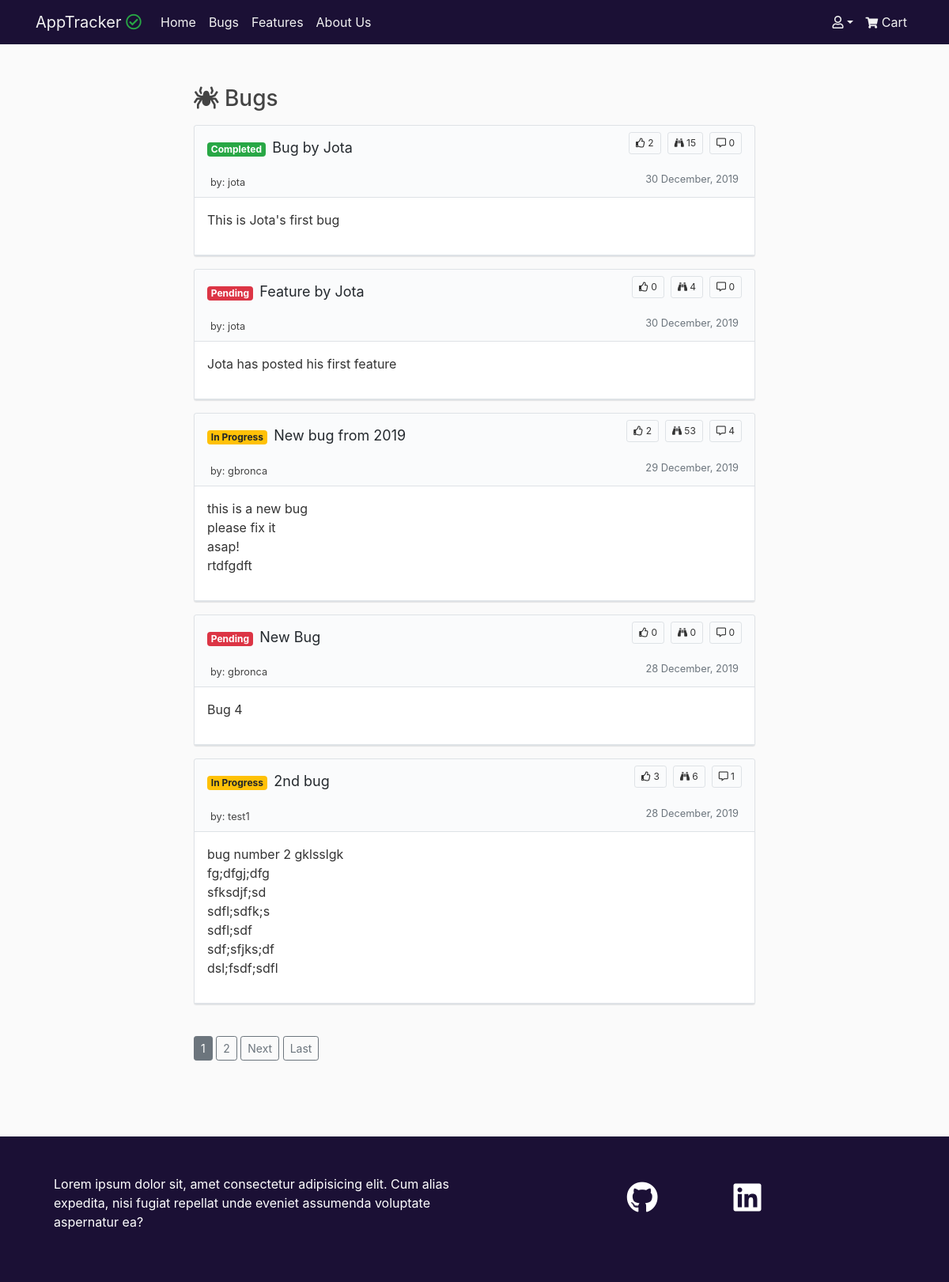
Before: /tickets/bugs/ with the older database file.
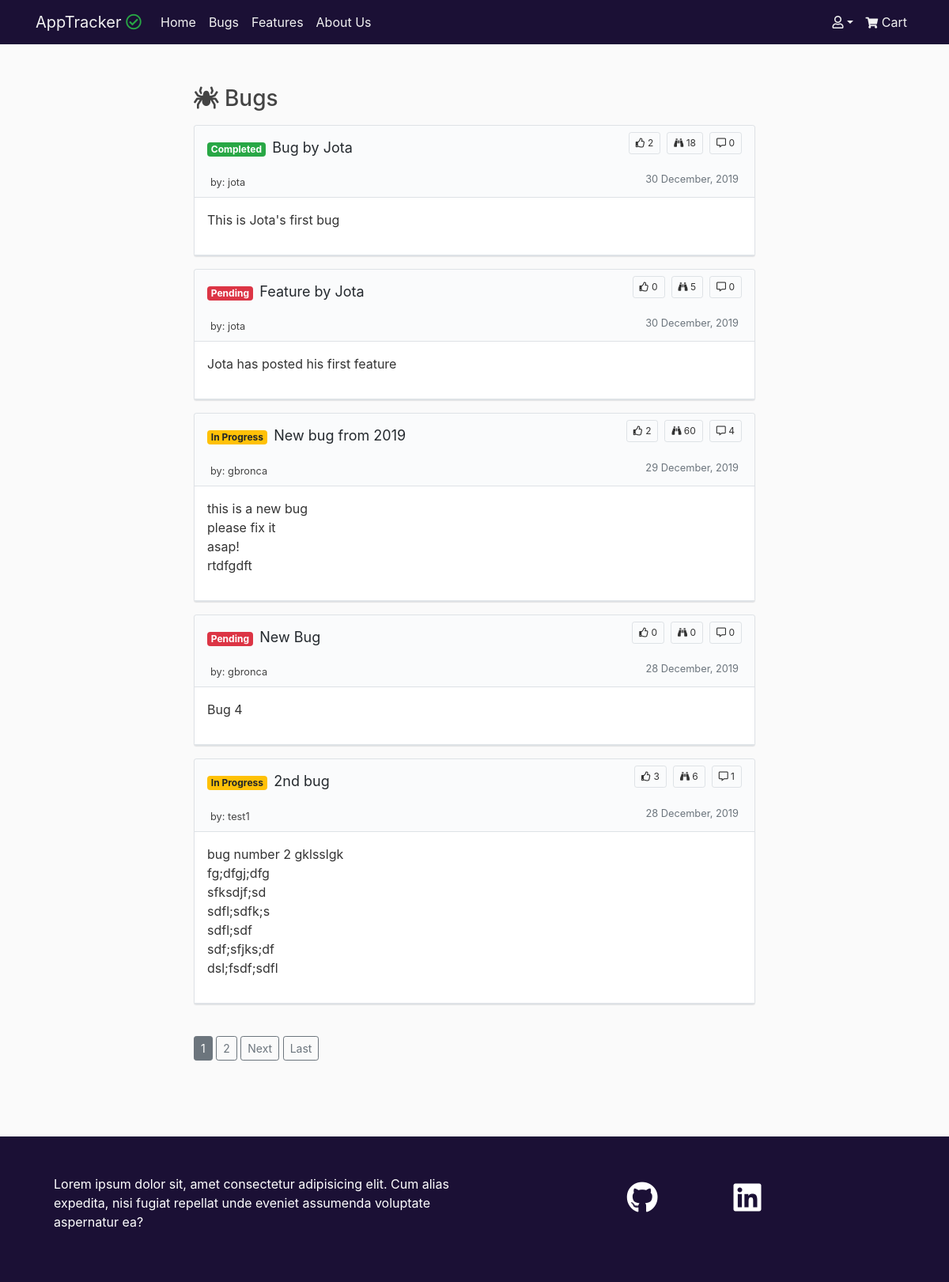
After: the same page with the newer database file.
### tickets/models.py (models this page shows, shortened)
class Ticket(models.Model):
    STATUS = (
        ('In Progress', 'In Progress'),
        ('Completed', 'Completed'),
        ('Pending', 'Pending')
    )
    ISSUE = (
        ('Bug', 'Bug'),
        ('Feature', 'Feature')
    )
    title = models.CharField(max_length=75)
    description = models.TextField()
    date_posted = models.DateTimeField(default=timezone.now)
    username = models.ForeignKey(User, on_delete=models.CASCADE)
    status = models.CharField(max_length=20, choices=STATUS,default='Pending')
    issue = models.CharField(max_length=20, choices=ISSUE, default='Bug')
    upvotes = models.PositiveIntegerField(default=0)
    views = models.PositiveIntegerField(default=0)

### tickets/views.py (the view)
# urls.py: path('bugs/', views.BugListView.as_view(template_name='tickets/tickets.html'), name='bugs'),
class BugListView(ListView):
    paginate_by = 5
    model = Ticket
    def get_queryset(self, *args, **kwargs):
        return Ticket.objects.filter(issue='Bug').order_by('-date_posted')
    def get_context_data(self, **kwargs):
        context = super().get_context_data(**kwargs)
        context['type'] = 'Bugs'
        is_paginated = True
        return context

### cart/context.py (called while the page is built, shortened)
def cart_contents(request):
    price = 10
    total = 0
    tickets_count = 0
    cart = request.session.get('cart', {})
    cart_items = []
    upvote_list = []
    return {'tickets_count': tickets_count,
            'cart_items': cart_items,
            'total': total,
            'price': price,
            'upvote_list': upvote_list}

### tickets/templates/tickets/tickets.html (shortened to what this page needs)
{% extends 'base.html' %}
{% block content %}
    <div class="col-12 col-lg-8 mx-auto mt-5 pt-1 mb-5 pb-5">
        {% if type == 'Bugs' %}
            <h3><i class="fas fa-spider"></i> {{ type }}</h3>
        {% else %}
            <h3><i class="fas fa-tag"></i> {{ type }}</h3>
        {% endif %}
        {% for ticket in object_list %}
            <article class="border border-color-faded rounded-sm my-3 box-shadow bg-gray-light">
                <div class="px-3">
                    <div class="d-flex justify-content-between my-1">
                        <div class="d-flex flex-grow-1 flex-shrink-1 ">
                            <h2><span
                                    class="badge badge-secondary badge-ticket badge-ticket-{{ ticket.status|lower|cut:' ' }}">{{ ticket.status }}
                                </span>
                                <a class="text-decoration-none header-normal"
                                    href="{% url 'tickets:detail' ticket.id %}">{{ ticket.title }}</a></h2>
                        </div>
                        <div class="d-flex align-self-start ml-3 my-1">
                            <div class="border border-color-faded rounded-sm py-1 px-2 ml-2 badge-ticket"><i class="far fa-thumbs-up"></i>  {{ ticket.upvotes }}</div>
                            <div class="border border-color-faded rounded-sm py-1 px-2 ml-2 badge-ticket"><i class="fas fa-binoculars"></i>  {{ ticket.views }}</div>
                            <div class="border border-color-faded rounded-sm py-1 px-2 ml-2 badge-ticket"><i class="far fa-comment-alt"></i>  {{ ticket.comments.count }}</div>
                        </div>
                    </div>
                </div>
                <div class="pb-1">
                    <div class="px-3">
                        <div class="d-flex justify-content-between py-1 px-1">
                            <div class="d-flex flex-grow-1 flex-shrink-1">
                                {% if type == 'Bugs' %}
                                <a class="mr-2 text-decoration-none"
                                    href="{% url 'tickets:user_bugs' ticket.username.username %}"><small>by: {{ ticket.username }}</small></a>
                                {% elif type == 'Features' %}
                                <a class="mr-2 text-decoration-none"
                                    href="{% url 'tickets:user_features' ticket.username.username %}"><small>by: {{ ticket.username }}</small></a>
                                {% endif %}
                            </div>
                            <div class="d-flex align-self-start">
                                <small class="text-muted">{{ ticket.date_posted|date:"d F, Y" }}</small>
                            </div>
                        </div>
                    </div>
                </div>
                <div class="border-bottom border-top bg-white">
                    <div class="p-3">
                        <div class="">{{ ticket.description|linebreaks|truncatechars_html:200 }}</div>
                    </div>
                </div>
            </article>
        {% endfor %}
        {% if is_paginated %}
            <div class="mt-4 pt-3">
                {% for page in page_obj.paginator.page_range %}
                    {% if page_obj.number == page %}
                        <a class="btn btn-secondary btn-sm" href="?page={{ page }}">{{ page }}</a>
                    {% elif page > page_obj.number|add:'-3' and page < page_obj.number|add:'3' %}
                            <a class="btn btn-outline-secondary btn-sm" href="?page={{ page }}">{{ page }}</a>
                    {% endif %}
                {% endfor %}
                {% if page_obj.has_next %}
                    <a class="btn btn-outline-secondary btn-sm" href="?page={{ page_obj.next_page_number }}">Next</a>
                    <a class="btn btn-outline-secondary btn-sm" href="?page={{ page_obj.paginator.num_pages }}">Last</a>
                {% endif %}
            </div>
        {% endif%}
    </div>
{% endblock %}

### templates/base.html (shortened to what this page needs)
{% load static %}
<!DOCTYPE html>
<html lang="en">
<head>
    <link rel="stylesheet" href="https://stackpath.bootstrapcdn.com/bootstrap/4.4.1/css/bootstrap.min.css">
    <link rel="stylesheet" href="https://use.fontawesome.com/releases/v5.12.0/css/all.css">
    <link rel="stylesheet" href="{% static 'css/style.css' %}">
</head>
<body>
    <header class="mb-2">
        {% include 'navbar.html' %}
    </header>
    <main class="container">
            {% block content %}
            {% endblock content %}
    </main>
    <footer>
        {% include 'footer.html' %}
    </footer>
</body>
</html>

### templates/navbar.html (shortened to what this page needs)
<nav class="navbar navbar-expand-lg navbar-dark navbar-concrete bg-haiti" role="navigation">
    <div class="container">
        <a class="navbar-brand" href="{% url 'index' %}"><span class="d-md-inline-block d-none">AppTracker</span> <i class="far fa-check-circle text-success"></i></a>
        <div class="collapse navbar-collapse" id="navbarSupportedContent">
            <ul class="navbar-nav mr-auto">
                <li class="nav-item">
                    <a class="nav-link" href="{% url 'index' %}">Home <span class="sr-only">(current)</span></a>
                </li>
                <li class="nav-item">
                    <a class="nav-link" href="{% url 'tickets:bugs' %}">Bugs</a>
                </li>
                <li class="nav-item">
                    <a class="nav-link" href="{% url 'tickets:features' %}">Features</a>
                </li>
                <li class="nav-item">
                    <a class="nav-link" href="{% url 'about' %}">About Us</a>
                </li>
            </ul>
            <ul class="navbar-nav ml-md-auto">
                {% if request.user.is_authenticated %}
                    <li class="nav-item">
                        <a class="nav-link" href="{% url 'tickets:new_ticket' %}">Create New Ticket</a>
                    </li>
                    <li class="nav-item dropdown">
                        <a class="nav-link dropdown-toggle" id="navbarDropdown" role="button" data-toggle="dropdown"
                            aria-haspopup="true" aria-expanded="false">{{ user.username }}</a>
                        <div class="dropdown-menu" aria-labelledby="navbarDropdown">
                            <a class="dropdown-item" href="{% url 'accounts:profile' %}">My Profile</a>
                            <div class="dropdown-divider"></div>
                            <a class="dropdown-item" href="{% url 'accounts:logout' %}">Logout</a>
                        </div>
                    </li>
                {% else %}
                    <li class="nav-item dropdown">
                        <a class="nav-link dropdown-toggle" id="navbarDropdown" role="button" data-toggle="dropdown"
                            aria-haspopup="true" aria-expanded="false"><i class="far fa-user"></i></a>
                    </li>
                {% endif %}
                <li class="nav-item">
                    <a class="nav-link" href="{% url 'cart:cart' %}">
                        <i class="fas fa-shopping-cart fa-sm"></i><span> Cart</span>
                    </a>
                </li>
            </ul>
        </div>
    </div>
</nav>

### templates/footer.html
<div class="mt-5 pt-5 pb-5 bg-haiti">
    <div class="container">
        <div class="d-flex flex-column flex-md-row">
            <div class="col-xs-12 col-lg-6">
                <p class="px-2 text-white">
                    Lorem ipsum dolor sit, amet consectetur adipisicing elit. Cum alias expedita, nisi fugiat repellat
                    unde eveniet assumenda voluptate aspernatur ea?
                </p>
            </div>
            <div class="col-xs-12 col-lg-6 footer-list d-flex justify-content-around">
                <ul class="list-group list-group-horizontal">
                    <li class="text-white px-4 mx-4">
                        <a class="text-white" target="_blank" href="https://github.com/gbronca?tab=repositories">
                            <i class="fab fa-github"></i>
                        </a>
                    </li>
                    <li class="text-white px-4 mx-4">
                        <a class="text-white" target="_blank" href="https://www.linkedin.com/in/giovanni-bronca-144a6828/">
                            <i class="fab fa-linkedin"></i>
                        </a>
                    </li>
                </ul>
            </div>
        </div>
    </div>
</div>

### static/css/style.css (style rules this page uses)
body { background: #fafafa; color: #333333; }
h1, h2, h3, h4, h5, h6 { color: #444444; }
a { color: #444444; }
a, a:hover { text-decoration: none; }
.border-color-faded { border: 1px solid #dddddd; }
.bg-haiti { background-color: #1B1035; }
.navbar-concrete, .nav-link, a.navbar-brand { color: #F2F2F2 !important; }
.bg-gray-light { background-color: #fafbfc; }
.box-shadow { box-shadow: 0 1px 1px rgba(27, 31, 35, .1); }
.badge-ticket { font-size: 12px; }
.badge-ticket-pending { color: #ffffff; background-color: #dc3545; }
.badge-ticket-completed { color: #ffffff; background-color: #28a745; }
.badge-ticket-inprogress { color: #212529; background-color: #ffc107; }
.header-normal { font-weight: 400; font-size: 18px; color: #24292e; }
main { min-height: 75vh; }
li { list-style-type: none; }
.footer-list { font-size: 2.5rem; }

Changed rows visible on the page:
changed Ticket "Bug by Jota": views "15" → "18"
changed Ticket "Feature by Jota": views "4" → "5"
changed Ticket "New bug from 2019": views "53" → "60"
